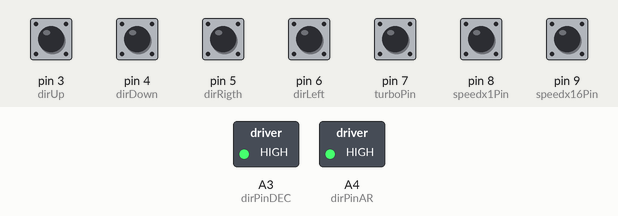
Bench run of a sketch on a simulated Arduino Uno, built with avr-gcc and run on an emulated ATmega328P. On the bench: switched loads named in the sketch (green lamp = pin HIGH). The inputs (shaded band) are chosen by the test bench; at power-on: pin 3 (dirUp), pin 4 (dirDown), pin 5 (dirRigth), pin 6 (dirLeft), pin 7 (turboPin), pin 8 (speedx1Pin), pin 9 (speedx16Pin) HIGH. Pins used as bus, display or sensor lines are not drawn.

Above: at 1.2 s.
1.3 s: pin 4 (dirDown) pulled LOW for 0.15 s
At 1.37 s:
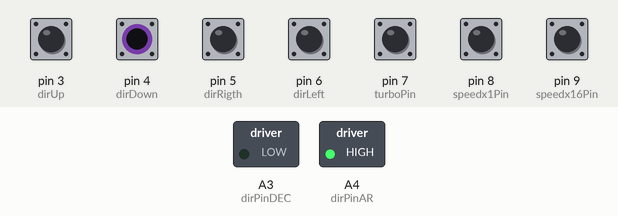
2.9 s: pin 6 (dirLeft) pulled LOW for 0.15 s
At 2.97 s:
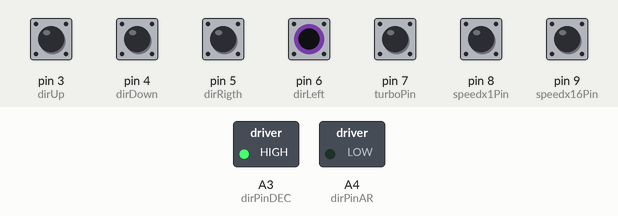
Timing chart, 0 to 5.9 s (numbered marks = the images above; inputs shaded):
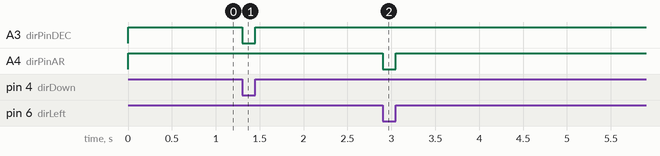

The sketch:

mountNewHandController.ino
```cpp
#include <TimerOne.h>

float SIDEREAL_DAY = 86164.0905;    // Sidereal day in seconds
float MOUNT_WORM = 144;             // Number of teeth for Vixen GP2 worm
float GEAR_RATIO = 2.5;             // Gear ratio, depends on the pulleys
float MICROSTEPPING = 32;           // Microstepping defined for the motor controlles
float STEPS = 200;                  // Number of steps of the motors

//Sidereal rate in microseconds
const float siderealRate = (1000000 * SIDEREAL_DAY) / (MOUNT_WORM * GEAR_RATIO * MICROSTEPPING * STEPS);

//Minimun reaction time of the motor (in microsenconds, is 1.9, but we have to put more)
int minMotorTime = 4;

//Define input pins
#define dirRigth 5
#define dirDown 4
#define dirLeft 6
#define dirUp 3
#define speedx1Pin 8
#define speedx16Pin 9
#define turboPin 7

//Define output pins
#define stepPinAR A5
#define dirPinAR A4
#define stepPinDEC A2
#define dirPinDEC A3
#define microStep0 1
#define microStep1 0
#define microStep2 2

//Define direction of the motors
#define dirFwd HIGH
#define dirBck LOW

//Status variables
float actualSpeed = 1;
float objectiveSpeed = 1;
bool isSlewingAR = false;
bool isSlewingDec = false;
bool isTracking = false;
float intermediateStep = 0;
int selectedSpeed;

//Input variables
bool inSpeed1x;
bool inSpeed16x;
bool inTurbo;
bool inDirLeft;
bool inDirRight;
bool inDirUp;
bool inDirDown;

void setup() {
  //Microstepping Setup
  pinMode (microStep0, OUTPUT);
  pinMode (microStep1, OUTPUT);
  pinMode (microStep2, OUTPUT);

  //AR and DEC Output Setup
  pinMode (dirPinAR, OUTPUT);
  pinMode (stepPinAR, OUTPUT);
  pinMode (dirPinDEC, OUTPUT);
  pinMode (stepPinDEC, OUTPUT);

  //Input pins configuration
  pinMode(dirUp, INPUT_PULLUP);
  pinMode(dirLeft, INPUT_PULLUP);
  pinMode(dirRigth, INPUT_PULLUP);
  pinMode(dirDown, INPUT_PULLUP);
  pinMode(speedx1Pin, INPUT_PULLUP);
  pinMode(speedx16Pin, INPUT_PULLUP);
  pinMode(turboPin, INPUT);
  digitalWrite(turboPin, HIGH);

  //Set direction and init motors
  digitalWrite(dirPinAR, dirFwd);
  digitalWrite(dirPinDEC, dirFwd);
  Timer1.initialize(siderealRate);
  objectiveSpeed = 1;
  actualSpeed = 1;
  }

void loop() {

  //Set microstepping to 1/32
  digitalWrite(microStep0, HIGH);
  digitalWrite(microStep1, HIGH);
  digitalWrite(microStep2, HIGH);

  //Get inputs
  inSpeed1x = digitalRead(speedx1Pin) == LOW ? true : false;
  inSpeed16x = digitalRead(speedx16Pin) == LOW ? true : false;
  inTurbo = digitalRead(turboPin) == LOW ? true : false;
  inDirLeft = digitalRead(dirLeft) == LOW ? true : false;
  inDirRight = digitalRead(dirRigth) == LOW ? true : false;
  inDirUp = digitalRead(dirUp) == LOW ? true : false;
  inDirDown = digitalRead(dirDown) == LOW ? true : false;

  //Set timer
  if (!isSlewingAR && !isSlewingDec)
  {
    Timer1.setPeriod(siderealRate);
    Timer1.attachInterrupt(move_tracking);
  }

  //Check speed buttons
  if (inSpeed1x)
  {
    selectedSpeed = 1;
  }
  else if (inSpeed16x)
  {
    selectedSpeed = 16;
  }
  else
  {
    selectedSpeed = 8;
  }

  if (inTurbo)
  {
    selectedSpeed = selectedSpeed * 50;
  }

  //Check if we have pushed any button
  if (inDirUp)
  {
    isTracking = true;
    isSlewingAR = false;
    isSlewingDec = true;
    objectiveSpeed = selectedSpeed;
  }
  else if (inDirDown)
  {
    isTracking = true;
    isSlewingAR = false;
    isSlewingDec = true;
    objectiveSpeed = selectedSpeed;
    digitalWrite(dirPinDEC, dirBck);
  }
  else if (inDirRight)
  {
    isTracking = false;
    isSlewingAR = true;
    isSlewingDec = false;
    objectiveSpeed = selectedSpeed;
  }
  else if (inDirLeft)
  {
    isTracking = false;
    isSlewingAR = true;
    isSlewingDec = false;
    objectiveSpeed = selectedSpeed;
    digitalWrite(dirPinAR, dirBck);
  }
  else
  {
    isTracking = true;
    objectiveSpeed = 1;
  }

  //This section controls the acceleration/movement of the motor
  //We treat x1 speed in RA as "special"
  if (selectedSpeed == 1 && inDirRight)
  {
    objectiveSpeed = 2;
    actualSpeed = 2;
    Timer1.setPeriod(siderealRate/actualSpeed);
  }
  else if (selectedSpeed == 1 && inDirLeft)
  {
    objectiveSpeed = 0;
    actualSpeed = 0;
    Timer1.detachInterrupt();
  }
  else if (selectedSpeed == 1 && (inDirUp || inDirDown))
  {
    actualSpeed = 1;
    Timer1.setPeriod(siderealRate/actualSpeed);
  }
  else
  {
    //We are not a 1x speed, we work normally
    if (objectiveSpeed <= 1 && actualSpeed <= 1)
    {
      //We are moving at sidereal rate, and we have not pushed any button
      isSlewingAR = false;
      isSlewingDec = false;
      actualSpeed = 1;
      objectiveSpeed = 1;
      digitalWrite(dirPinAR, dirFwd);
      digitalWrite(dirPinDEC, dirFwd);
    }
    else
    {
      if (selectedSpeed >= 50)
      {
        //In this case we have to accelerate or deccelare
        if (objectiveSpeed > actualSpeed)
        {
          //We have to accelerate as we have pushed a button
          actualSpeed = actualSpeed + 0.075;
          Timer1.setPeriod(siderealRate/actualSpeed);
        }
        else if (objectiveSpeed < actualSpeed)
        {
          //We have do deccelerate as we have just released a button
          actualSpeed = actualSpeed - 0.075;
          Timer1.setPeriod(siderealRate/actualSpeed);
        }
      }
      else
      {
        //No acceleration needed at low speed
        actualSpeed = objectiveSpeed;
        Timer1.setPeriod(siderealRate/actualSpeed);
      }
    }
  }
}

void move_tracking()
{
  //Move AR
  if (isSlewingAR || (isTracking && !isSlewingDec) || (isSlewingDec && intermediateStep >= actualSpeed))
  {
    digitalWrite(stepPinAR, HIGH);
    delayMicroseconds(minMotorTime);
    digitalWrite(stepPinAR, LOW);

    intermediateStep = 0;
  }

  //Mode DEC
  if (isSlewingDec)
  {
    digitalWrite(stepPinDEC, HIGH);
    delayMicroseconds(minMotorTime);
    digitalWrite(stepPinDEC, LOW);

    intermediateStep = intermediateStep + 1;
  }
}
```

Measured:
- after the input at 1.3 s, A3 (dirPinDEC): HIGH → LOW at once, → HIGH 0.15 s later
- after the input at 2.9 s, A4 (dirPinAR): HIGH → LOW at once, → HIGH 0.15 s later
